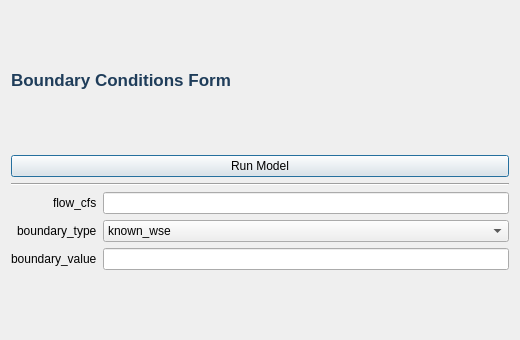
<?xml version="1.0" encoding="UTF-8"?>
<ui version="4.0">
 <class>BackwaterBoundaryForm</class>
 <widget class="QDialog" name="BackwaterBoundaryForm">
  <property name="geometry">
   <rect>
    <x>0</x>
    <y>0</y>
    <width>520</width>
    <height>340</height>
   </rect>
  </property>
  <property name="windowTitle">
   <string>Backwater Boundary Conditions</string>
  </property>
  <layout class="QVBoxLayout" name="verticalLayout">
   <item>
    <widget class="QLabel" name="label_header">
     <property name="text">
      <string>Boundary Conditions Form</string>
     </property>
     <property name="styleSheet">
      <string notr="true">font-size: 13pt; font-weight: 700; color: #1f3d5a;</string>
     </property>
    </widget>
   </item>
   <item>
    <widget class="QPushButton" name="btn_run_model">
     <property name="text">
      <string>Run Model</string>
     </property>
    </widget>
   </item>
   <item>
    <widget class="Line" name="line">
     <property name="orientation">
      <enum>Qt::Horizontal</enum>
     </property>
    </widget>
   </item>
   <item>
    <layout class="QFormLayout" name="formLayout">
     <property name="labelAlignment">
      <set>Qt::AlignRight|Qt::AlignTrailing|Qt::AlignVCenter</set>
     </property>
     <item row="0" column="0"><widget class="QLabel" name="lbl_flow_cfs"><property name="text"><string>flow_cfs</string></property></widget></item>
     <item row="0" column="1"><widget class="QLineEdit" name="flow_cfs"/></item>
     <item row="1" column="0"><widget class="QLabel" name="lbl_boundary_type"><property name="text"><string>boundary_type</string></property></widget></item>
     <item row="1" column="1">
      <widget class="QComboBox" name="boundary_type">
       <item><property name="text"><string>known_wse</string></property></item>
       <item><property name="text"><string>normal_depth</string></property></item>
      </widget>
     </item>
     <item row="2" column="0"><widget class="QLabel" name="lbl_boundary_value"><property name="text"><string>boundary_value</string></property></widget></item>
     <item row="2" column="1"><widget class="QLineEdit" name="boundary_value"/></item>
    </layout>
   </item>
  </layout>
 </widget>
 <resources/>
 <connections/>
</ui>
